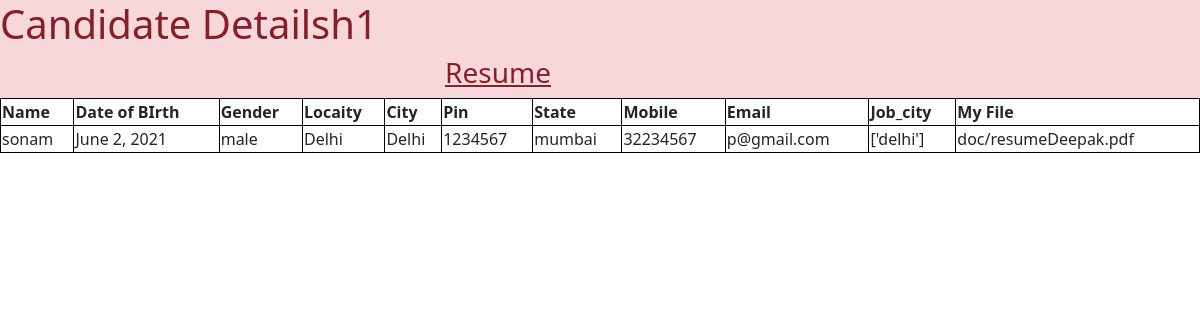
Page /3 on the committed database.
### myapp/models.py (models this page shows)
class Resume(models.Model):
    name = models.CharField(max_length=100)
    dob = models.DateField(auto_now=False,auto_now_add=False)
    gender = models.CharField(max_length=100)
    locality = models.CharField(max_length=100)
    city = models.CharField(max_length = 100)
    pin = models.PositiveIntegerField()
    state = models.CharField(choices=state,max_length=100)
    mobile = models.PositiveIntegerField()
    email = models.EmailField(max_length=100)
    job_city = models.CharField(max_length=100)
    profile_image = models.ImageField(blank = False,upload_to ='profileimg')
    my_file = models.FileField(blank=False,upload_to='doc')

### myapp/views.py (the view)
# urls.py: path('<int:pk>',views.Cnadndite.as_view(),name = 'hii')
class Cnadndite(View):
    def get(self,request ,pk):
        candi = Resume.objects.get(pk=pk)
        return render(request,'myapp/candidate.html',{'candidate': candi})

### myapp/templates/myapp/candidate.html (shortened to what this page needs)
<!DOCTYPE html>
{% load static %}
<html lang="en">
<head>
    <link rel="stylesheet" href="{% static 'myapp/css/bootstrap.css'%}">
    <link rel="stylesheet" href="{% static 'myapp/css/style.css'%}">
</head>
<body>
    <div class="cotainer">
        <div class="alert-danger alert-cenetr">
            <h1>Candidate Detailsh1</h1>
            <div class="row">
                <div class="col-sm-10">
                    <h3 class="text-center"><u>Resume</u></h3>
                </div>
            </div>
        </div>
    </div>
    <table style="width: 100%;">
        <tr>
            <th>Name</th>
            <th>Date of BIrth</th>
            <th>Gender</th>
            <th>Locaity</th>
            <th>City</th>
            <th>Pin</th>
            <th>State</th>
            <th>Mobile</th>
            <th>Email</th>
            <th>Job_city</th>
            <th>My File</th>
        </tr>
        <tr>
            <td> {{candidate.name}} </td>
            <td>{{candidate.dob}}</td>
            <td>{{candidate.gender}}</td>
            <td>{{candidate.locality}}</td>
            <td>{{candidate.city}}</td>
            <td>{{candidate.pin}}</td>
            <td>{{candidate.state}}</td>
            <td>{{candidate.mobile}}</td>
            <td>{{candidate.email}}</td>
            <td>{{candidate.job_city}}</td>
            <td>{{candidate.my_file}}</td>
        </tr>
    </table>
</body>
</html>

### myapp/static/myapp/css/style.css (style rules this page uses)
table,th,td { border: 1px solid blueviolet; }

### myapp/templates/myapp/candidate.html (style rules this page uses)
table,th,td { border: 1px solid black; }

### rows in the picture
Resume: name "sonam", dob "June 2, 2021", gender "male", locality "Delhi", city "Delhi", pin "1234567", state "mumbai", mobile "32234567", email "p@gmail.com", job_city "['delhi']", my_file "doc/resumeDeepak.pdf"
